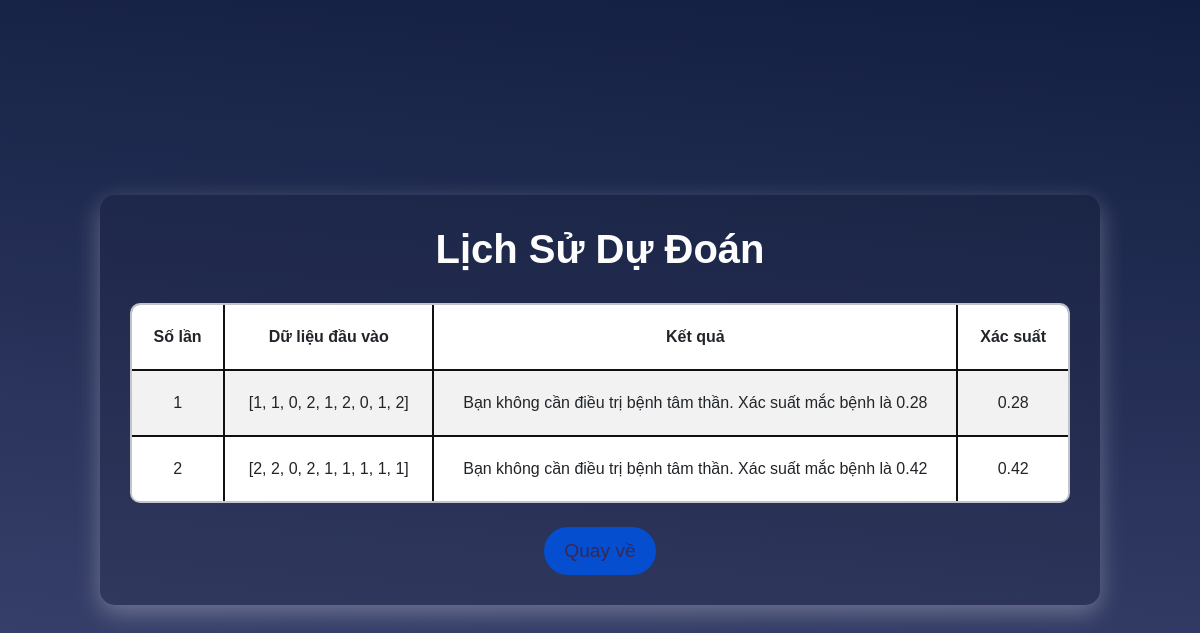
The page /history (signed in) on the database its author committed.
### app.py (models this page shows)
class PredictionResult(db.Model):
    id = db.Column(db.Integer, primary_key=True)  # ID tự tăng
    user_id = db.Column(db.Integer, db.ForeignKey('user.id'), nullable=False)  # ID của người dùng từ bảng User
    input_data = db.Column(db.String, nullable=False)  # Dữ liệu đầu vào
    prediction_result = db.Column(db.String, nullable=False)  # Kết quả dự đoán
    probability = db.Column(db.Float, nullable=False)  # Xác suất dự đoán

### app.py (the view)
@app.route('/history')
def history():
    if 'logged_in' in session and session['logged_in']:
        user_id = session.get('user_id')
        predictions = PredictionResult.query.filter_by(user_id=user_id).all()
        return render_template('history.html', predictions=predictions)
    else:
        flash('You need to log in first.')
        return redirect(url_for('login'))

### template/history.html (shortened to what this page needs)
<!DOCTYPE html>
<html lang="en">
<head>
    <link rel="stylesheet" href="https://cdn.jsdelivr.net/npm/bootstrap@5.3.0-alpha3/dist/css/bootstrap.min.css">
</head>
<body>
    <div class="container">
        <h1>Lịch Sử Dự Đoán</h1>
        <table class="table table-striped table-hover mt-4">
            <thead>
                <tr>
                    <th>Số lần</th>
                    <th>Dữ liệu đầu vào</th>
                    <th>Kết quả</th>
                    <th>Xác suất</th>
                </tr>
            </thead>
            <tbody>
                {% if predictions %}
                    {% for prediction in predictions %}
                    <tr>
                        <td>{{ loop.index }}</td>
                        <td>{{ prediction.input_data }}</td>
                        <td>{{ prediction.prediction_result }}</td>
                        <td>{{ prediction.probability }}</td>
                    </tr>
                    {% endfor %}
                {% else %}
                <tr>
                    <td colspan="4" class="no-data">
                        Không có dự đoán nào được tìm thấy.
                    </td>
                </tr>
                {% endif %}
            </tbody>
        </table>
        <div class="text-center mt-4">
            <a href="{{ url_for('dashboard') }}" class="btn btn-primary">Quay về</a>
        </div>
    </div>
</body>
</html>

### template/history.html (style rules this page uses)
body { background: linear-gradient(185deg, #121e41, #3e4672); font-family: 'Arial', sans-serif; color: #fff; margin: 0; padding: 0; display: flex; justify-content: center; align-items: center; min-height: 100vh; }
.container { background: rgba(17, 16, 16, 0.1); padding: 30px; border-radius: 15px; box-shadow: 0 8px 25px rgba(252, 252, 252, 0.3); max-width: 1000px; width: 100%; }
h1 { font-size: 2.5rem; margin-bottom: 30px; text-align: center; color: #fdfdfd; font-weight: bold; }
.table { background-color: rgba(233, 233, 233, 0.8); border-radius: 10px; overflow: hidden; border: 2px solid #ffffff; }
.table thead { background: linear-gradient(90deg, #044ecf, #044ecf); color: white; font-size: 1.2rem; }
.table tbody tr { transition: background 0.3s ease; }
.table tbody tr:nth-child(even) { background-color: rgba(255, 255, 255, 0.9); }
.table tbody tr:nth-child(odd) { background-color: rgba(240, 240, 255, 0.9); }
.table tbody td, .table thead th { font-size: 1rem; text-align: center; padding: 20px; border: 2.22px solid #110f0f; }
.btn-primary { background: linear-gradient(90deg, #044ecf, #044ecf); border: none; padding: 10px 20px; font-size: 1.2rem; border-radius: 25px; color: rgb(56, 40, 85); transition: all 0.3s ease; }

### rows shown on the page
PredictionResult: input_data "[1, 1, 0, 2, 1, 2, 0, 1, 2]", prediction_result "Bạn không cần điều trị bệnh tâm thần. Xác suất mắc bệnh là 0.28", probability "0.28"
PredictionResult: input_data "[2, 2, 0, 2, 1, 1, 1, 1, 1]", prediction_result "Bạn không cần điều trị bệnh tâm thần. Xác suất mắc bệnh là 0.42", probability "0.42"
